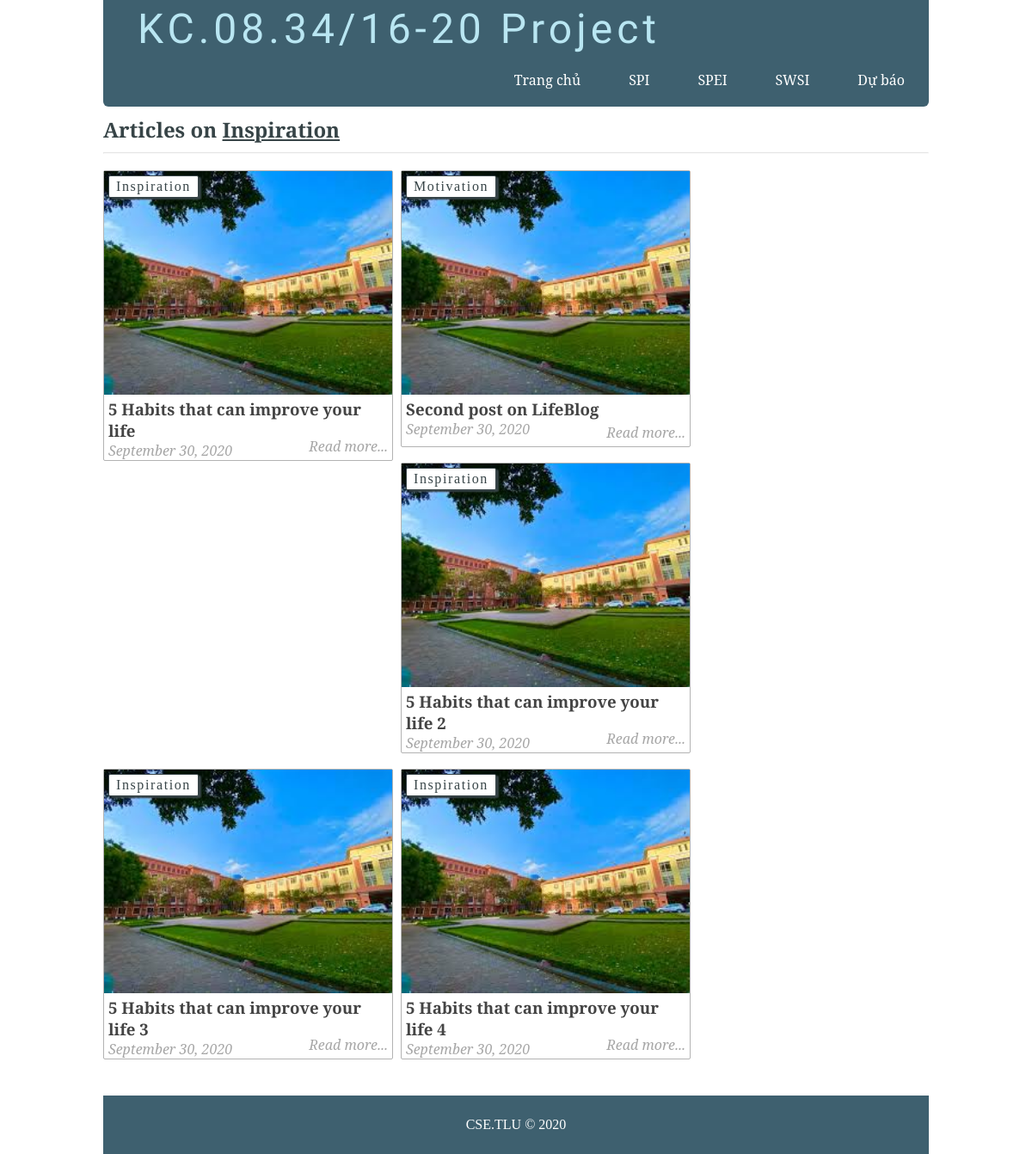
The app's page /project04/filtered_posts.php?topic=1 with its own data.
### tables this page shows
CREATE TABLE `topics` (
  `id` int(11) NOT NULL,
  `name` varchar(255) NOT NULL,
  `slug` varchar(255) NOT NULL
);

CREATE TABLE `posts` (
  `id` int(11) NOT NULL,
  `user_id` int(11) DEFAULT NULL,
  `title` varchar(255) NOT NULL,
  `slug` varchar(255) NOT NULL,
  `views` int(11) NOT NULL DEFAULT '0',
  `image` varchar(255) NOT NULL,
  `body` text NOT NULL,
  `published` tinyint(1) NOT NULL,
  `created_at` timestamp NOT NULL DEFAULT CURRENT_TIMESTAMP ON UPDATE CURRENT_TIMESTAMP,
  `updated_at` timestamp NULL DEFAULT NULL
);

### project04/includes/all_functions.php (called while the page is built, shortened)
<?php
	function getPostTopic($post_id){
		global $conn;
		$sql = "SELECT * FROM topics WHERE id=
				(SELECT topic_id FROM post_topic WHERE post_id=$post_id LIMIT 1) LIMIT 1";
		$result = mysqli_query($conn, $sql);
		$topic = mysqli_fetch_assoc($result);
		return $topic;
	}
	function getPublishedPostsByTopic($topic_id) {
		global $conn;
		$sql = "SELECT * FROM posts ps
				WHERE ps.id IN
				(SELECT pt.post_id FROM post_topic pt
					WHERE pt.topic_id=$topic_id GROUP BY pt.post_id
					HAVING COUNT(1) = 1)";
		$result = mysqli_query($conn, $sql);
		$posts = mysqli_fetch_all($result, MYSQLI_ASSOC);
		$final_posts = array();
		foreach ($posts as $post) {
			$post['topic'] = getPostTopic($post['id']);
			array_push($final_posts, $post);
		}
		return $final_posts;
	}
	function getTopicNameById($id)
	{
		global $conn;
		$sql = "SELECT name FROM topics WHERE id=$id";
		$result = mysqli_query($conn, $sql);
		$topic = mysqli_fetch_assoc($result);
		return $topic['name'];
	}
?>

### project04/filtered_posts.php (the view, shortened to what this page needs)
<?php include('config.php'); ?>
<?php include('includes/all_functions.php'); ?>
<?php include('includes/public/head_section.php'); ?>
<?php
	if (isset($_GET['topic'])) {
		$topic_id = $_GET['topic'];
		$posts = getPublishedPostsByTopic($topic_id);
	}
?>
</head>
<body>
<div class="container">
	<?php include( ROOT_PATH . '/includes/public/navbar.php'); ?>
<div class="content">
	<h2 class="content-title">
		Articles on <u><?php echo getTopicNameById($topic_id); ?></u>
	</h2>
	<hr>
	<?php foreach ($posts as $post): ?>
		<div class="post" style="margin-left: 0px;">
			<img src="<?php echo BASE_URL . '/static/images/' . $post['image']; ?>" class="post_image" alt="">
			<?php if (isset($post['topic']['name'])): ?>
				<a
					href="posts_by_topics.php?slug=<?php echo $post['topic']['slug'] ?>"
					class="btn category">
					<?php echo $post['topic']['name'] ?>
				</a>
			<?php endif ?>
			<a href="single_post.php?post-slug=<?php echo $post['slug']; ?>">
				<div class="post_info">
					<h3><?php echo $post['title'] ?></h3>
					<div class="info">
						<span><?php echo date("F j, Y ", strtotime($post["created_at"])); ?></span>
						<span class="read_more">Read more...</span>
					</div>
				</div>
			</a>
		</div>
	<?php endforeach ?>
</div>
</div>
	<?php include( ROOT_PATH . '/includes/public/footer.php'); ?>

### project04/includes/public/head_section.php (shortened to what this page needs)
<!DOCTYPE html>
<html>
<head>
<link rel="stylesheet" href="static/css/public_styling.css">

### project04/includes/public/navbar.php
<div class="navbar">
	<div class="logo_div">
		<h1>KC.08.34/16-20 Project</h1>
	</div>
	<ul>
	  <li><a class="active" href="index.php">Trang chủ</a></li>
	  <li><a href="spi.php">SPI</a></li>
	  <li><a href="#contact">SPEI</a></li>
	  <li><a href="#about">SWSI</a></li>
	  <li><a href="#about">Dự báo</a></li>
	</ul>
</div>

### project04/includes/public/footer.php
<div class="footer">
	<p>CSE.TLU &copy; <?php echo date('Y'); ?></p>
</div>
</body>
</html>

### project04/static/css/public_styling.css (style rules this page uses)
* { margin: 0px; padding: 0px; }
html { height: 100%; box-sizing: border-box; }
body { position: relative; margin: 0; padding-bottom: 6rem; min-height: 100%; }
h1, h2, h3, h4, h5, h6 { color: #444; font-family: 'Averia Serif Libre', cursive; }
a { text-decoration: none; }
p { margin:20px 0px; }
ul, ol { margin-left: 40px; }
hr { margin: 10px 0px; opacity: .25; }
.btn { color: white; background: #4E6166; text-align: center; border: none; border-radius: 5px; display: block; letter-spacing: .1em; margin: 10px 0px; padding: 13px 20px; text-decoration: none; }
.container { width: 80%; margin: 0px auto; }
.navbar { margin: 0 auto; overflow: hidden; background-color: #3E606F; border-radius: 0px 0px 6px 6px; }
.navbar ul { list-style-type: none; float: right; }
.navbar ul li { float: left; font-family: 'Noto Serif', serif; }
.navbar ul li a { display: block; color: white; text-align: center; padding: 20px 28px; text-decoration: none; }
.navbar .logo_div { float: left; padding-top: 5px; padding-left: 40px; }
.navbar .logo_div h1 { color: #B9E6F2; font-size: 3em; letter-spacing: 5px; font-weight: 100; font-family: 'Tangerine', cursive; }
.content { margin: 5px auto; border-radius: 5px; min-height: 400px; }
.content:after { content: ""; display: block; clear: both; }
.content .content-title { margin: 10px 0px; color: #374447; font-family: 'Averia Serif Libre', cursive; }
.content .post { width: 335px; margin: 9px; min-height: 320px; float: left; border-radius: 2px; border: 1px solid #b3b3b3; position: relative; }
.content .post .category { margin-top: 0px; padding: 3px 8px; color: #374447; background: white; display: inline-block; border-radius: 2px; border: 1px solid #374447; box-shadow: 3px 2px 2px; position: absolute; left: 5px; top: 5px; z-index: 3; }
.content .post .post_image { height: 260px; width: 100%; background-size: 100%; }
.content .post .post_image { width: 100%; height: 260px; }
.content .post .post_info { height: 100%; padding: 0px 5px; font-weight: 200; font-family: 'Noto Serif', serif; }
.content .post .post_info { color: #222; }
.content .post .post_info span { color: #A6A6A6; font-style: italic; }
.content .post .post_info span.read_more { position: absolute; right: 5px; bottom: 5px; }
.footer { position: absolute; right: 0; bottom: 0; left: 0; color: white; background-color: #3e606f; text-align: center; width: 80%; margin: 20px auto 0px; padding: 5px 0px; }

### records on screen
topics: name "Inspiration"
posts: image (picture), title "5 Habits that can improve your life", created_at "September 30, 2020"
posts: image (picture), title "Second post on LifeBlog", created_at "September 30, 2020"
topics: name "Motivation"
posts: image (picture), title "5 Habits that can improve your life 2", created_at "September 30, 2020"
posts: image (picture), title "5 Habits that can improve your life 3", created_at "September 30, 2020"
posts: image (picture), title "5 Habits that can improve your life 4", created_at "September 30, 2020"
